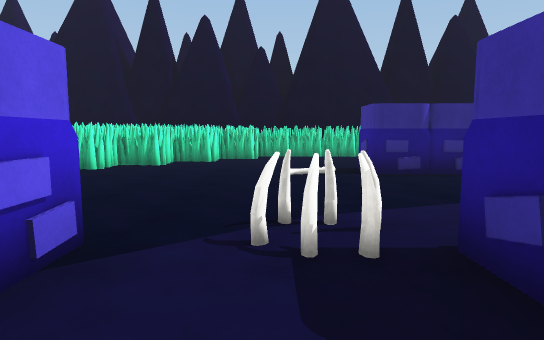
[1] (above)

24 first-person views from a walk through a 3-D level made in the Unity game engine. The camera is 1.5 m above the floor, tilts 6° down and sees 75° across. The floor is counted in squares, 2 m on a side. Each view is taken from the middle of a square. On the plan, view 1 faces up. The plan holds only what a view shows up to about 11 squares ahead; the rest is blank. The place goes on beyond the plan. The player character is not drawn. Surface patterns are stand-ins for the level's own textures.

[2]
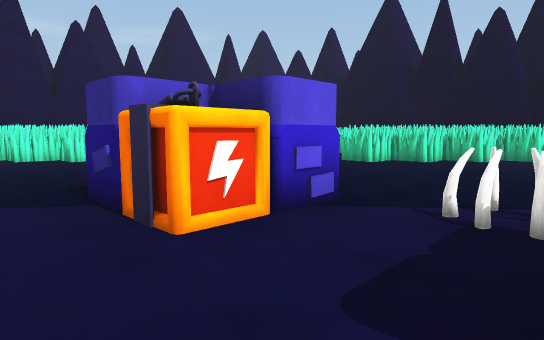

[3]
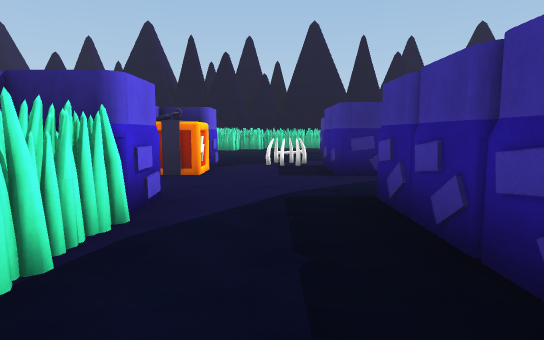

[4]
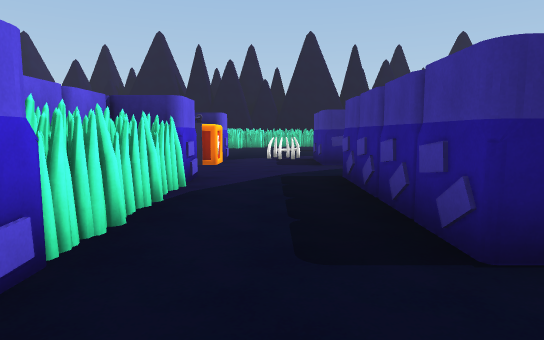

[5]
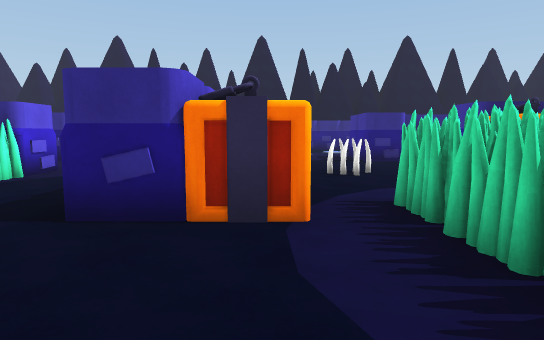

[6]
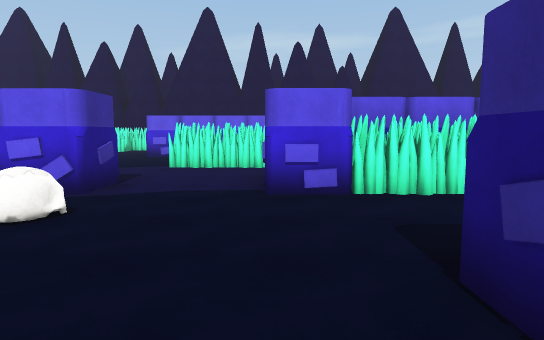

[7]
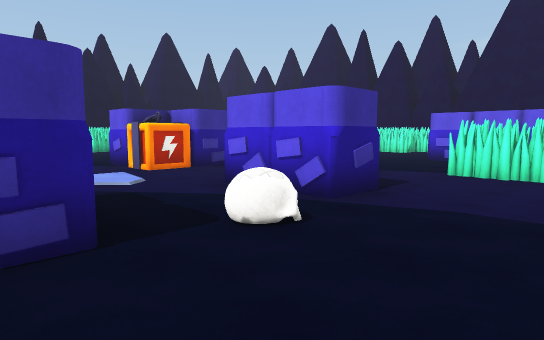

[8]
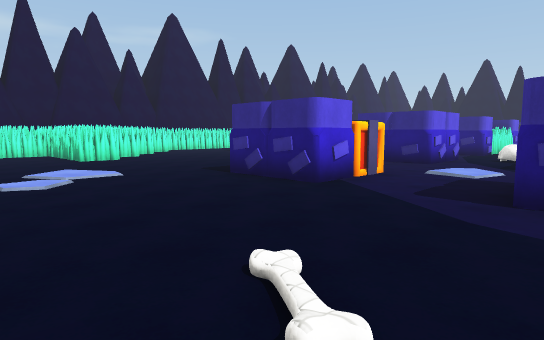

[9]
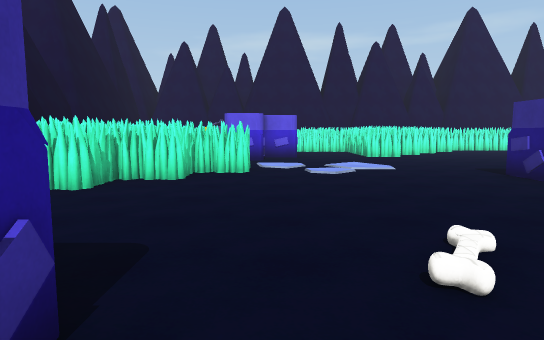

[10]
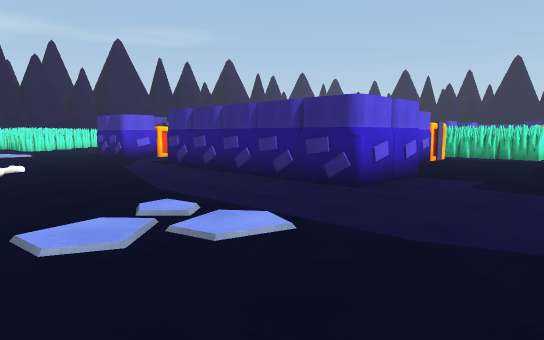

[11]
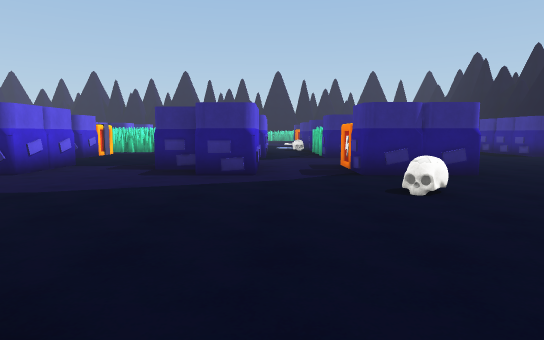

[12]
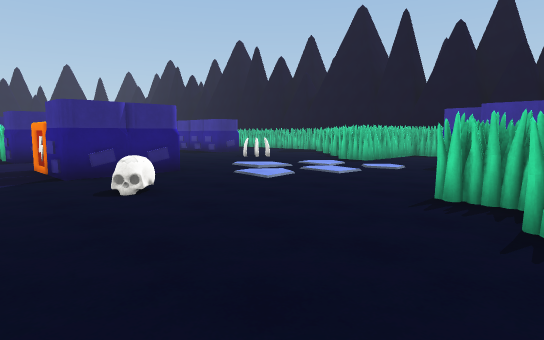

[13]
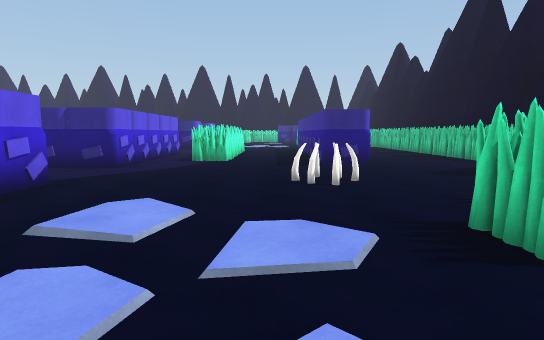

[14]
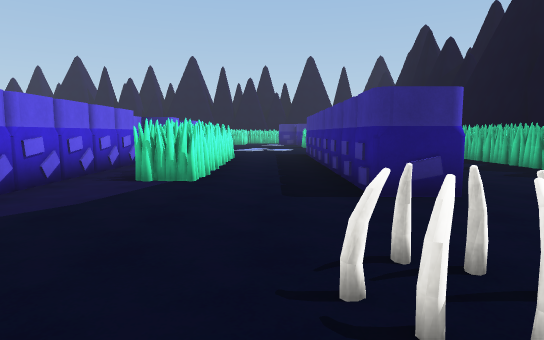

[15]
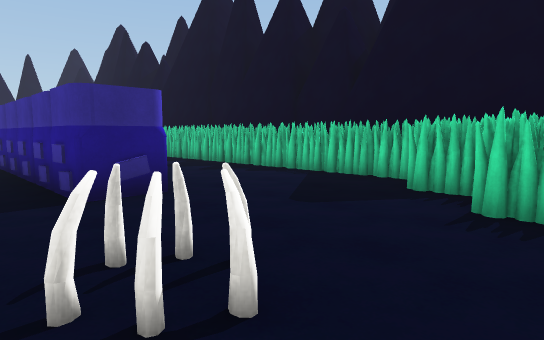

[16]
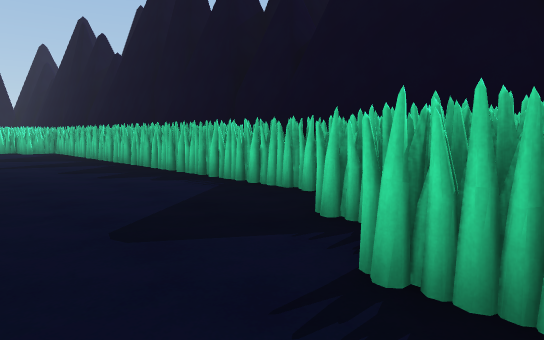

[17]
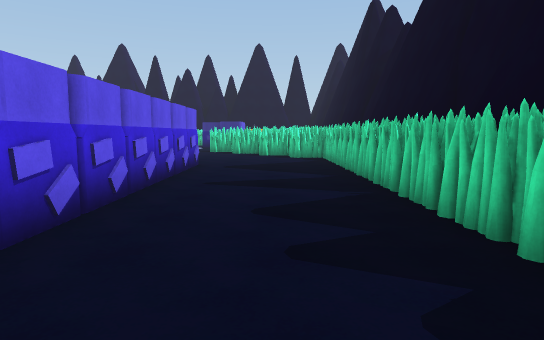

[18]
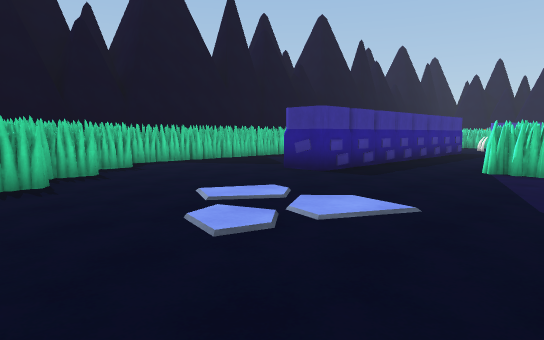

[19]
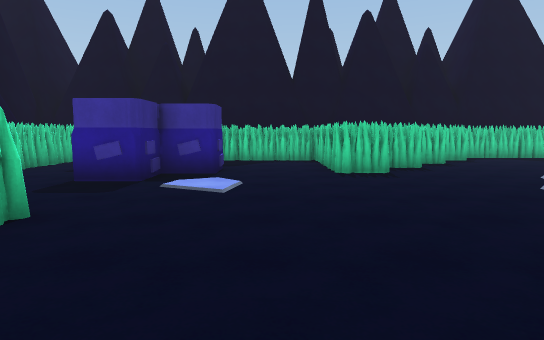

[20]
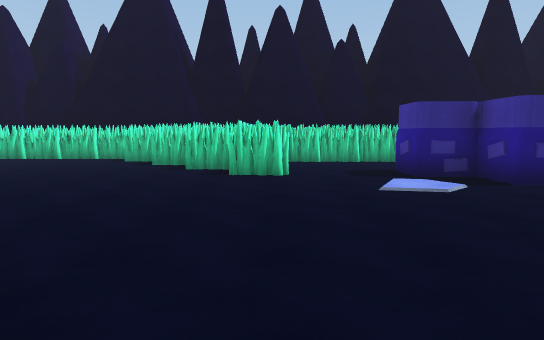

[21]
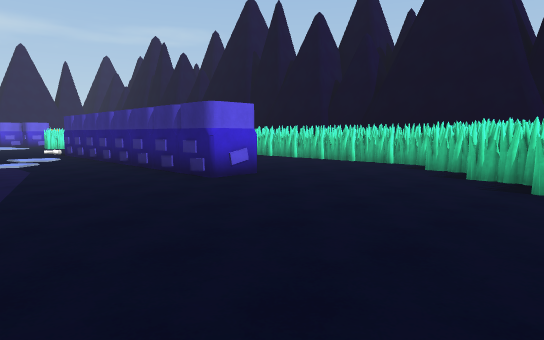

[22]
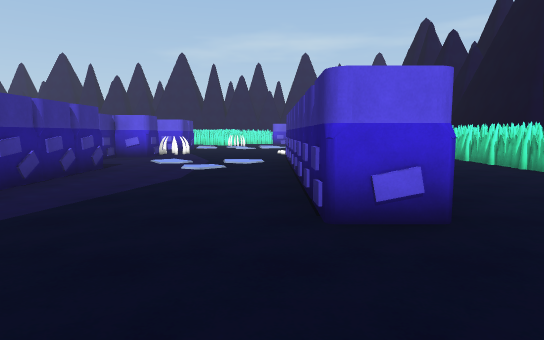

[23]
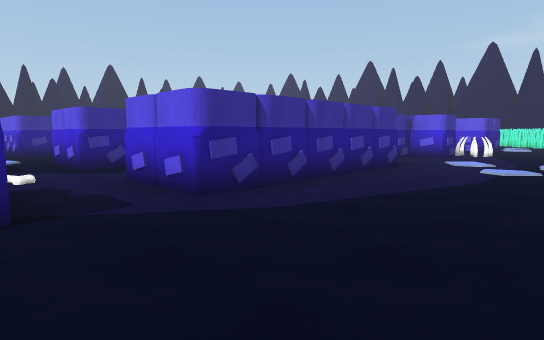

[24]
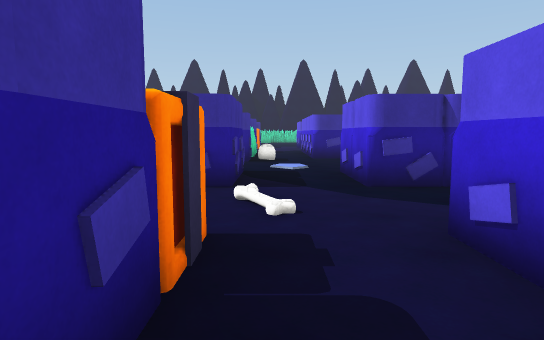

### Floor plan
Key: @ floor where view 1 was taken; # wall or solid block; . floor; O other object.
Columns run from 11 left of view 1 to 26 right of it. Each row starts with its distance up from view 1.
 14           OO
 13           OO        OO
 12              ### ###.###
 11           #... .........         #
 10           ....  .......#.  #......
  9          .....    .......# .....
  8         #.....     ...........#
  7       #......#########........##
  6        .....O.....................
  5         ..........................
  4         ..........................
  3  ##      ..O....................
  2  .#.    ##..##...#####..# .......
  1  #......#O..###..#   #..O .......#
  0   .........@.# ...   .... ......... OO
 -1         ...... ...   ..O. ......... OO
 -2          #...# OO.####..#  ........##
 -3          #...# .. O  #..#  ...##...##
 -4         # ..## .. O   ..#  ...##...##
 -5         # #.#  ..#    ...   ..##....#
 -6          ##.##O.#    ....   ..##....#
 -7          #......#    ..O##. ..##...##
 -8       ..........##.  ##. #. ..##...#
 -9    #  .....O... ...      #.#...#....OO
-10    #.....#..##  O...     #.....#....OO
-11    #... ##..    #...  #.##..........#
-12    ..    ....    ...  .............##
-13    ..   .....    ...  ........O....#
-14    .... #O...    #..##..O#....O..#.
-15   #.....##...    #...#..##.......#
-16    #....##...#####......##.....#
-17 .#.#............................#.
-18 ........................O.........
-19    .........O...................
-20    #..#........ ............. #
-21    ##  ......#        .....#
-22         .....         ....
-23          #.
-24
-25
-26     OO
-27     OO

Positions as (right, up) in squares from view 1, and headings:
1: (0, 0), facing up
2: (1, -1), facing up-left
3: (0, -6), facing up
4: (0, -8), facing up
5: (3, -9), facing up
6: (3, -7), facing left
7: (2, -7), facing down-left
8: (2, -20), facing up-left
9: (3, -20), facing left
10: (9, -20), facing up-left
11: (11, -22), facing up
12: (11, -22), facing up-right
13: (18, -19), facing up
14: (18, -15), facing up
15: (18, -15), facing up-right
16: (20, -15), facing up-right
17: (22, -11), facing up
18: (15, 3), facing down-right
19: (13, 5), facing right
20: (16, 1), facing up
21: (15, 3), facing up-left
22: (13, 6), facing left
23: (13, 6), facing down-left
24: (12, 3), facing down
